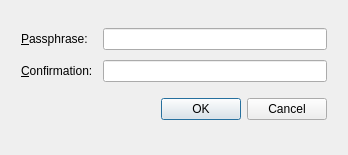
<?xml version="1.0" encoding="UTF-8"?>
<ui version="4.0">
 <class>ConfirmPassphraseDialog</class>
 <widget class="QDialog" name="ConfirmPassphraseDialog">
  <property name="geometry">
   <rect>
    <x>0</x>
    <y>0</y>
    <width>348</width>
    <height>155</height>
   </rect>
  </property>
  <property name="minimumSize">
   <size>
    <width>316</width>
    <height>155</height>
   </size>
  </property>
  <property name="maximumSize">
   <size>
    <width>412</width>
    <height>209</height>
   </size>
  </property>
  <property name="windowTitle">
   <string>Set Passphrase</string>
  </property>
  <layout class="QGridLayout" name="gridLayout">
   <item row="0" column="0">
    <layout class="QGridLayout" name="gridLayout_2">
     <property name="leftMargin">
      <number>10</number>
     </property>
     <property name="topMargin">
      <number>10</number>
     </property>
     <property name="rightMargin">
      <number>10</number>
     </property>
     <property name="bottomMargin">
      <number>10</number>
     </property>
     <property name="spacing">
      <number>10</number>
     </property>
     <item row="0" column="1">
      <widget class="QLineEdit" name="uiPassphrase">
       <property name="minimumSize">
        <size>
         <width>0</width>
         <height>21</height>
        </size>
       </property>
       <property name="toolTip">
        <string>Leave blank when passphrase is not needed</string>
       </property>
       <property name="echoMode">
        <enum>QLineEdit::Password</enum>
       </property>
      </widget>
     </item>
     <item row="0" column="0">
      <widget class="QLabel" name="label">
       <property name="text">
        <string>&amp;Passphrase:</string>
       </property>
       <property name="buddy">
        <cstring>uiPassphrase</cstring>
       </property>
      </widget>
     </item>
     <item row="2" column="0" colspan="2">
      <widget class="QDialogButtonBox" name="uiButtonBox">
       <property name="minimumSize">
        <size>
         <width>0</width>
         <height>35</height>
        </size>
       </property>
       <property name="orientation">
        <enum>Qt::Horizontal</enum>
       </property>
       <property name="standardButtons">
        <set>QDialogButtonBox::Cancel|QDialogButtonBox::Ok</set>
       </property>
      </widget>
     </item>
     <item row="1" column="0">
      <widget class="QLabel" name="label_2">
       <property name="text">
        <string>&amp;Confirmation:</string>
       </property>
       <property name="buddy">
        <cstring>uiConfirm</cstring>
       </property>
      </widget>
     </item>
     <item row="1" column="1">
      <widget class="QLineEdit" name="uiConfirm">
       <property name="minimumSize">
        <size>
         <width>0</width>
         <height>21</height>
        </size>
       </property>
       <property name="toolTip">
        <string>Leave blank when passphrase is not needed</string>
       </property>
       <property name="echoMode">
        <enum>QLineEdit::Password</enum>
       </property>
      </widget>
     </item>
    </layout>
   </item>
  </layout>
  <action name="actionOk">
   <property name="text">
    <string>OK</string>
   </property>
   <property name="shortcut">
    <string>Return</string>
   </property>
  </action>
 </widget>
 <tabstops>
  <tabstop>uiPassphrase</tabstop>
  <tabstop>uiConfirm</tabstop>
 </tabstops>
 <resources/>
 <connections>
  <connection>
   <sender>actionOk</sender>
   <signal>triggered()</signal>
   <receiver>ConfirmPassphraseDialog</receiver>
   <slot>invokeOk()</slot>
   <hints>
    <hint type="sourcelabel">
     <x>-1</x>
     <y>-1</y>
    </hint>
    <hint type="destinationlabel">
     <x>157</x>
     <y>77</y>
    </hint>
   </hints>
  </connection>
  <connection>
   <sender>uiButtonBox</sender>
   <signal>accepted()</signal>
   <receiver>actionOk</receiver>
   <slot>trigger()</slot>
   <hints>
    <hint type="sourcelabel">
     <x>157</x>
     <y>115</y>
    </hint>
    <hint type="destinationlabel">
     <x>-1</x>
     <y>-1</y>
    </hint>
   </hints>
  </connection>
  <connection>
   <sender>uiButtonBox</sender>
   <signal>rejected()</signal>
   <receiver>ConfirmPassphraseDialog</receiver>
   <slot>reject()</slot>
   <hints>
    <hint type="sourcelabel">
     <x>157</x>
     <y>115</y>
    </hint>
    <hint type="destinationlabel">
     <x>157</x>
     <y>77</y>
    </hint>
   </hints>
  </connection>
 </connections>
 <slots>
  <slot>invokeOk()</slot>
 </slots>
</ui>
